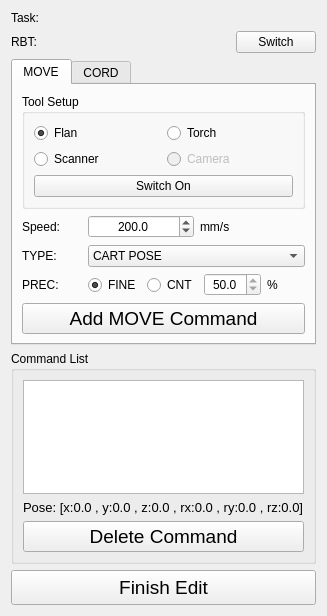
<?xml version="1.0" encoding="UTF-8"?>
<ui version="4.0">
 <class>TaskBox_FreerunTracEditor</class>
 <widget class="QWidget" name="TaskBox_FreerunTracEditor">
  <property name="geometry">
   <rect>
    <x>0</x>
    <y>0</y>
    <width>320</width>
    <height>616</height>
   </rect>
  </property>
  <property name="minimumSize">
   <size>
    <width>0</width>
    <height>0</height>
   </size>
  </property>
  <property name="maximumSize">
   <size>
    <width>16777215</width>
    <height>16777215</height>
   </size>
  </property>
  <property name="windowTitle">
   <string>Form</string>
  </property>
  <layout class="QVBoxLayout" name="verticalLayout">
   <item>
    <widget class="QLabel" name="label_TaskName">
     <property name="text">
      <string>Task:</string>
     </property>
    </widget>
   </item>
   <item>
    <layout class="QHBoxLayout" name="horizontalLayout" stretch="3,1">
     <item>
      <widget class="QLabel" name="label_OperatorName">
       <property name="text">
        <string>RBT:</string>
       </property>
      </widget>
     </item>
     <item>
      <widget class="QPushButton" name="pushButton_changeOperator">
       <property name="text">
        <string>Switch</string>
       </property>
      </widget>
     </item>
    </layout>
   </item>
   <item>
    <widget class="QTabWidget" name="tabWidget">
     <property name="maximumSize">
      <size>
       <width>16777215</width>
       <height>350</height>
      </size>
     </property>
     <property name="currentIndex">
      <number>0</number>
     </property>
     <widget class="QWidget" name="tab">
      <attribute name="title">
       <string>MOVE</string>
      </attribute>
      <layout class="QVBoxLayout" name="verticalLayout_4">
       <item>
        <widget class="QGroupBox" name="groupBox">
         <property name="title">
          <string>Tool Setup</string>
         </property>
         <layout class="QVBoxLayout" name="verticalLayout_3">
          <item>
           <layout class="QGridLayout" name="gridLayout_ToolSelection">
            <item row="0" column="1">
             <widget class="QRadioButton" name="radioButton_useTorch">
              <property name="text">
               <string>Torch</string>
              </property>
             </widget>
            </item>
            <item row="0" column="0">
             <widget class="QRadioButton" name="radioButton_NoTool">
              <property name="text">
               <string>Flan</string>
              </property>
              <property name="checked">
               <bool>true</bool>
              </property>
             </widget>
            </item>
            <item row="1" column="0">
             <widget class="QRadioButton" name="radioButton_useScanner">
              <property name="text">
               <string>Scanner</string>
              </property>
             </widget>
            </item>
            <item row="1" column="1">
             <widget class="QRadioButton" name="radioButton_useCamera">
              <property name="enabled">
               <bool>false</bool>
              </property>
              <property name="text">
               <string>Camera</string>
              </property>
             </widget>
            </item>
           </layout>
          </item>
          <item>
           <widget class="QPushButton" name="pushButton_ToolSwitch">
            <property name="text">
             <string>Switch On</string>
            </property>
           </widget>
          </item>
         </layout>
        </widget>
       </item>
       <item>
        <layout class="QHBoxLayout" name="horizontalLayout_3">
         <item>
          <widget class="QLabel" name="label_11">
           <property name="minimumSize">
            <size>
             <width>60</width>
             <height>0</height>
            </size>
           </property>
           <property name="maximumSize">
            <size>
             <width>60</width>
             <height>16777215</height>
            </size>
           </property>
           <property name="text">
            <string>Speed:</string>
           </property>
          </widget>
         </item>
         <item>
          <widget class="QDoubleSpinBox" name="doubleSpinBox_pointSpeed">
           <property name="alignment">
            <set>Qt::AlignCenter</set>
           </property>
           <property name="decimals">
            <number>1</number>
           </property>
           <property name="maximum">
            <double>10000.000000000000000</double>
           </property>
           <property name="value">
            <double>200.000000000000000</double>
           </property>
          </widget>
         </item>
         <item>
          <widget class="QLabel" name="label_speedunit">
           <property name="text">
            <string>mm/s</string>
           </property>
          </widget>
         </item>
        </layout>
       </item>
       <item>
        <layout class="QHBoxLayout" name="horizontalLayout_2">
         <item>
          <widget class="QLabel" name="label_9">
           <property name="minimumSize">
            <size>
             <width>60</width>
             <height>0</height>
            </size>
           </property>
           <property name="maximumSize">
            <size>
             <width>60</width>
             <height>16777215</height>
            </size>
           </property>
           <property name="text">
            <string>TYPE:</string>
           </property>
          </widget>
         </item>
         <item>
          <widget class="QComboBox" name="comboBox_PoseType">
           <property name="maximumSize">
            <size>
             <width>16777215</width>
             <height>16777215</height>
            </size>
           </property>
           <property name="layoutDirection">
            <enum>Qt::LeftToRight</enum>
           </property>
           <item>
            <property name="text">
             <string>CART POSE</string>
            </property>
           </item>
           <item>
            <property name="text">
             <string>JOINT POSE</string>
            </property>
           </item>
          </widget>
         </item>
        </layout>
       </item>
       <item>
        <layout class="QHBoxLayout" name="horizontalLayout_4">
         <item>
          <widget class="QLabel" name="label_8">
           <property name="minimumSize">
            <size>
             <width>60</width>
             <height>0</height>
            </size>
           </property>
           <property name="maximumSize">
            <size>
             <width>60</width>
             <height>16777215</height>
            </size>
           </property>
           <property name="text">
            <string>PREC:</string>
           </property>
          </widget>
         </item>
         <item>
          <widget class="QRadioButton" name="radioButton_FINE">
           <property name="text">
            <string>FINE</string>
           </property>
           <property name="checked">
            <bool>true</bool>
           </property>
          </widget>
         </item>
         <item>
          <widget class="QRadioButton" name="radioButton_CNT">
           <property name="enabled">
            <bool>true</bool>
           </property>
           <property name="text">
            <string>CNT</string>
           </property>
          </widget>
         </item>
         <item>
          <widget class="QDoubleSpinBox" name="doubleSpinBox_cntPercent">
           <property name="enabled">
            <bool>true</bool>
           </property>
           <property name="alignment">
            <set>Qt::AlignCenter</set>
           </property>
           <property name="readOnly">
            <bool>true</bool>
           </property>
           <property name="decimals">
            <number>1</number>
           </property>
           <property name="maximum">
            <double>100.000000000000000</double>
           </property>
           <property name="value">
            <double>50.000000000000000</double>
           </property>
          </widget>
         </item>
         <item>
          <widget class="QLabel" name="label_10">
           <property name="text">
            <string>%</string>
           </property>
          </widget>
         </item>
        </layout>
       </item>
       <item>
        <widget class="QPushButton" name="pushButton_MoveCommand">
         <property name="font">
          <font>
           <pointsize>14</pointsize>
          </font>
         </property>
         <property name="text">
          <string>Add MOVE Command</string>
         </property>
        </widget>
       </item>
      </layout>
     </widget>
     <widget class="QWidget" name="tab_2">
      <attribute name="title">
       <string>CORD</string>
      </attribute>
      <layout class="QVBoxLayout" name="verticalLayout_5">
       <item>
        <layout class="QHBoxLayout" name="horizontalLayout_5">
         <item>
          <widget class="QLabel" name="label">
           <property name="maximumSize">
            <size>
             <width>60</width>
             <height>16777215</height>
            </size>
           </property>
           <property name="text">
            <string>CORD:</string>
           </property>
          </widget>
         </item>
         <item>
          <widget class="QComboBox" name="comboBox_CoordSys">
           <property name="enabled">
            <bool>false</bool>
           </property>
           <item>
            <property name="text">
             <string>MCS (Robot Frame)</string>
            </property>
           </item>
           <item>
            <property name="text">
             <string>ACS (Axis Coord Sys)</string>
            </property>
           </item>
           <item>
            <property name="text">
             <string>PCS (Piece Coord Sys)</string>
            </property>
           </item>
          </widget>
         </item>
         <item>
          <widget class="QSpinBox" name="spinBox_CoordID">
           <property name="enabled">
            <bool>false</bool>
           </property>
          </widget>
         </item>
        </layout>
       </item>
       <item>
        <widget class="QPushButton" name="pushButton_ChangeCoord">
         <property name="enabled">
          <bool>false</bool>
         </property>
         <property name="font">
          <font>
           <pointsize>14</pointsize>
          </font>
         </property>
         <property name="text">
          <string>Add COORD Command</string>
         </property>
        </widget>
       </item>
      </layout>
     </widget>
    </widget>
   </item>
   <item>
    <widget class="QGroupBox" name="groupBox_2">
     <property name="title">
      <string>Command List</string>
     </property>
     <layout class="QVBoxLayout" name="verticalLayout_2">
      <item>
       <widget class="QListView" name="listView_PointList">
        <property name="maximumSize">
         <size>
          <width>16777215</width>
          <height>16777215</height>
         </size>
        </property>
       </widget>
      </item>
      <item>
       <widget class="QLabel" name="label_PoseInfo">
        <property name="font">
         <font>
          <pointsize>10</pointsize>
         </font>
        </property>
        <property name="text">
         <string>Pose: [x:0.0 , y:0.0 , z:0.0 , rx:0.0 , ry:0.0 , rz:0.0]</string>
        </property>
        <property name="alignment">
         <set>Qt::AlignLeading|Qt::AlignLeft|Qt::AlignVCenter</set>
        </property>
       </widget>
      </item>
      <item>
       <widget class="QPushButton" name="pushButton_DeleteCommand">
        <property name="font">
         <font>
          <pointsize>14</pointsize>
         </font>
        </property>
        <property name="text">
         <string>Delete Command</string>
        </property>
       </widget>
      </item>
     </layout>
    </widget>
   </item>
   <item>
    <widget class="QPushButton" name="Button_FinishEdit">
     <property name="minimumSize">
      <size>
       <width>0</width>
       <height>35</height>
      </size>
     </property>
     <property name="font">
      <font>
       <pointsize>14</pointsize>
      </font>
     </property>
     <property name="text">
      <string>Finish Edit</string>
     </property>
    </widget>
   </item>
  </layout>
 </widget>
 <resources/>
 <connections/>
</ui>
